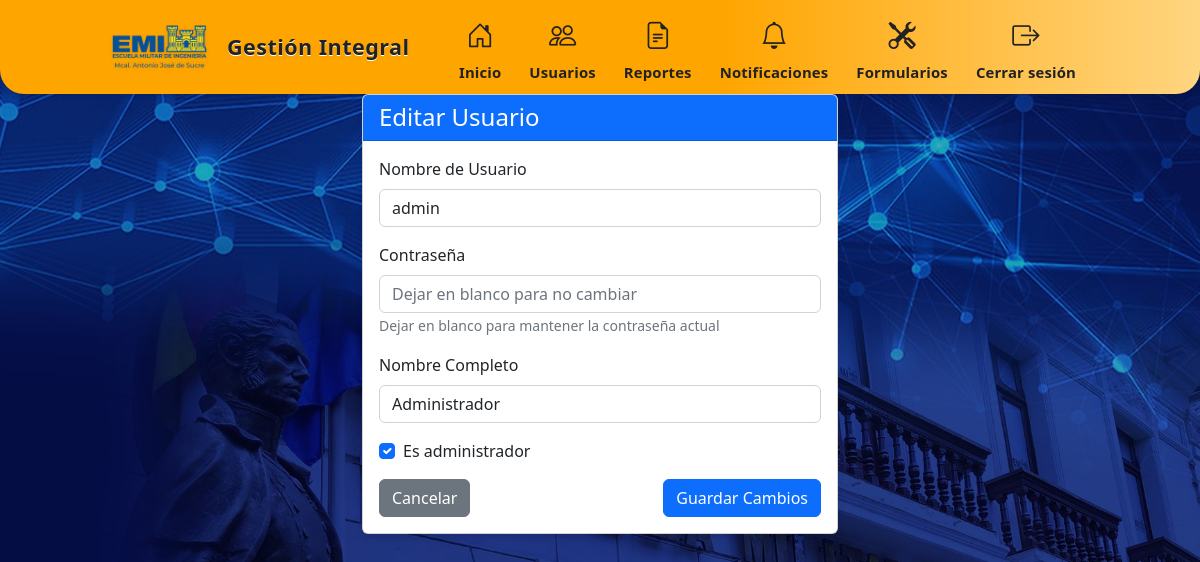
The app's page /admin/update_user/1 (signed in) with its own data.
### tables this page shows
CREATE TABLE users (
        id INTEGER PRIMARY KEY AUTOINCREMENT,
        username TEXT UNIQUE NOT NULL,
        password TEXT NOT NULL,
        full_name TEXT NOT NULL,
        is_admin INTEGER DEFAULT 0
    , notificacion TEXT);

### app.py (the view, shortened to what this page needs)
@app.route('/admin/update_user/<int:user_id>', methods=['GET', 'POST'])
def update_user(user_id):
    if 'user_id' not in session or not session.get('is_admin'):
        flash('Acceso no autorizado', 'error')
        return redirect(url_for('index'))
    if request.method == 'GET':
        conn = sqlite3.connect('attendance.db')
        conn.row_factory = sqlite3.Row
        c = conn.cursor()
        c.execute("SELECT id, username, full_name, is_admin FROM users WHERE id = ?", (user_id,))
        user = c.fetchone()
        conn.close()
        if not user:
            flash('Usuario no encontrado', 'error')
            return redirect(url_for('admin'))
        return render_template('update_user.html', user=user)

### app.py (called while the page is built)
@app.context_processor
def inject_pendientes_count():
    if 'user_id' in session and session.get('is_admin'):
        solicitudes = database.get_solicitudes_trabajo()
        pendientes = sum(1 for s in solicitudes if s['estado'] == 'pendiente')
        return dict(num_pendientes=pendientes)
    return dict(num_pendientes=0)

### database.py (called while the page is built)
def get_solicitudes_trabajo(user_id=None, start_date=None, end_date=None):
    conn = sqlite3.connect('attendance.db')
    conn.row_factory = sqlite3.Row
    c = conn.cursor()
    query = "SELECT * FROM solicitudes_trabajo WHERE 1=1"
    params = []
    if user_id:
        query += " AND solicitante_id = ?"
        params.append(user_id)
    if start_date:
        query += " AND fecha_solicitud >= ?"
        params.append(start_date)
    if end_date:
        query += " AND fecha_solicitud <= ?"
        params.append(end_date)
    c.execute(query, params)
    solicitudes = c.fetchall()
    conn.close()
    return solicitudes

### templates/update_user.html (shortened to what this page needs)
{% extends "layout.html" %}
{% block content %}
<div class="row">
    <div class="col-md-6 mx-auto">
        <div class="card">
            <div class="card-header bg-primary text-white">
                <h4 class="mb-0">Editar Usuario</h4>
            </div>
            <div class="card-body">
                <form id="updateUserForm">
                    <div class="mb-3">
                        <label for="username" class="form-label">Nombre de Usuario</label>
                        <input type="text" class="form-control" id="username" name="username" value="{{ user.username }}" required>
                    </div>
                    <div class="mb-3">
                        <label for="password" class="form-label">Contraseña</label>
                        <input type="password" class="form-control" id="password" name="password" placeholder="Dejar en blanco para no cambiar">
                        <small class="text-muted">Dejar en blanco para mantener la contraseña actual</small>
                    </div>
                    <div class="mb-3">
                        <label for="full_name" class="form-label">Nombre Completo</label>
                        <input type="text" class="form-control" id="full_name" name="full_name" value="{{ user.full_name }}" required>
                    </div>
                    <div class="mb-3 form-check">
                        <input type="checkbox" class="form-check-input" id="is_admin" name="is_admin" {% if user.is_admin %}checked{% endif %}>
                        <label class="form-check-label" for="is_admin">Es administrador</label>
                    </div>
                    <div class="d-flex justify-content-between">
                        <a href="/admin" class="btn btn-secondary">Cancelar</a>
                        <button type="button" id="updateUserBtn" class="btn btn-primary">Guardar Cambios</button>
                    </div>
                </form>
            </div>
        </div>
    </div>
</div>
{% endblock %}

### templates/layout.html (style rules this page uses)
html, body { height: 100%; margin: 0; padding: 0; background: url('/static/images/fondo.jpg') no-repeat center center fixed; background-size: cover; }
.card { box-shadow: 0 4px 6px rgba(0, 0, 0, 0.1); margin-bottom: 20px; }

### records on screen
users: username "admin", full_name "Administrador", is_admin "☑"
